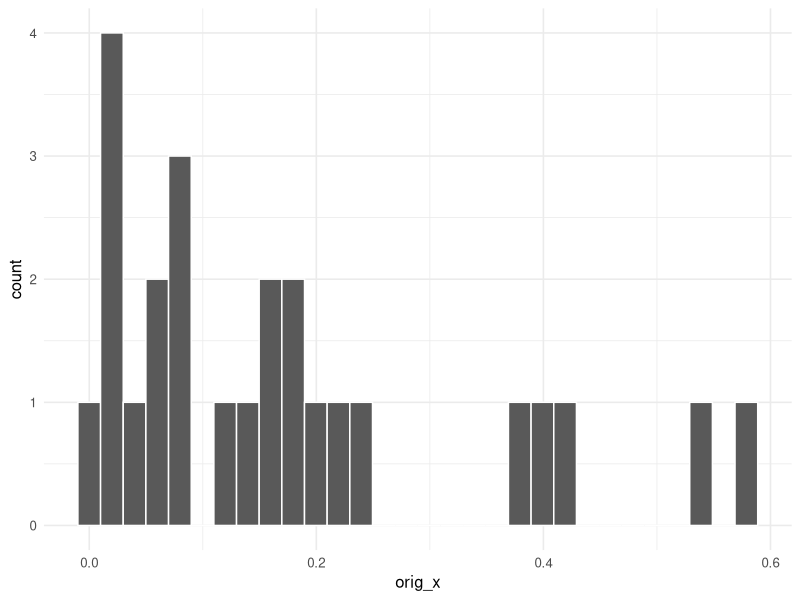
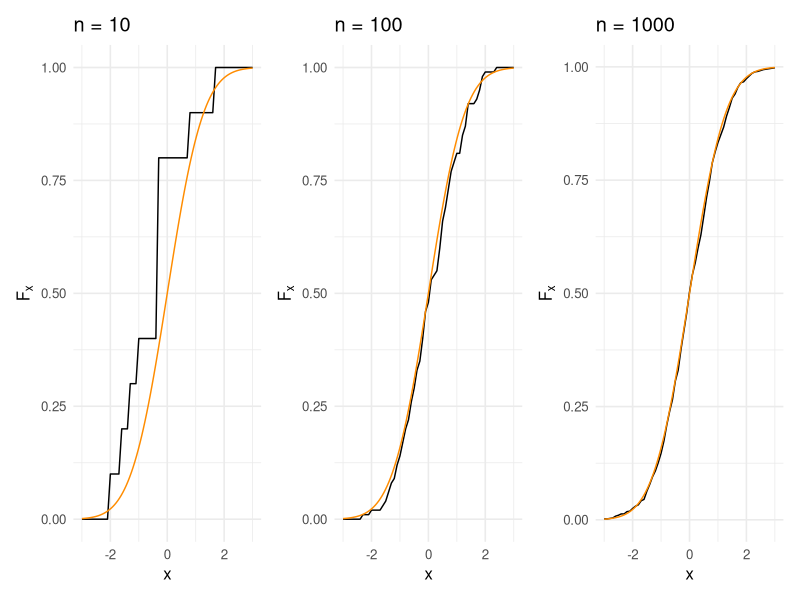

R code for these plots, in order:
## ---- chunk 1
knitr::opts_chunk$set(echo = TRUE, warning = FALSE, message = FALSE)
## ---- chunk 2
library(tidyverse)
library(patchwork)
theme_set(theme_minimal(base_size = 12))
## ---- chunk 3
set.seed(112223)

orig_x = rexp(25, rate = 5) 
ggplot(tibble(orig_x = orig_x), aes(x = orig_x)) + 
  geom_histogram(col = "white")
## ---- chunk 4
simulation_results = tibble(
  xbar = rep(NA, 500), 
  s = rep(NA, 500)
)

for(ii in 1:500){
  x = rexp(25, rate = 5)
  simulation_results$xbar[ii] = mean(x)
  simulation_results$s[ii] = sd(x)
}
## ---- chunk 5
simulation_results = tibble(
  xbar = rep(NA, 500), 
  s = rep(NA, 500)
)

for(ii in 1:500){
  x = sample(orig_x, size = 25, replace = TRUE)
  simulation_results$xbar[ii] = mean(x)
  simulation_results$s[ii] = sd(x)
}
## ---- chunk 6
simulation_results_median = tibble(
  median = rep(NA, 500)
)

for(ii in 1:500){
  x = sample(orig_x, size = 25, replace = TRUE)
  simulation_results_median$median[ii] = mean(x)
}
## ---- chunk 7
#| fig-height: 2
#| echo: false

ecdf_10 = ecdf(rnorm(10))
ecdf_100 = ecdf(rnorm(100))
ecdf_1000 = ecdf(rnorm(1000))

p1 =   tibble(
    x = seq(-3, 3, by = .1),
    y = ecdf_10(x)
  ) %>%
  ggplot(aes(x = x, y = y)) + 
  geom_line() + 
  stat_function(
    fun = pnorm, 
    col = 'darkorange'
  ) + 
  labs(
    x = "x",
    y = expression(F[x]),
    title = "n = 10"
  )

p2 =   tibble(
    x = seq(-3, 3, by = .1),
    y = ecdf_100(x)
  ) %>%
  ggplot(aes(x = x, y = y)) + 
  geom_line() + 
  stat_function(
    fun = pnorm, 
    col = 'darkorange'
  ) + 
  labs(
    x = "x",
    y = expression(F[x]),
    title = "n = 100"
  )
  
p3 =   tibble(
    x = seq(-3, 3, by = .1),
    y = ecdf_1000(x)
  ) %>%
  ggplot(aes(x = x, y = y)) + 
  geom_line() + 
  stat_function(
    fun = pnorm, 
    col = 'darkorange'
  ) + 
  labs(
    x = "x",
    y = expression(F[x]),
    title = "n = 1000"
  )

p1 + p2 + p3
